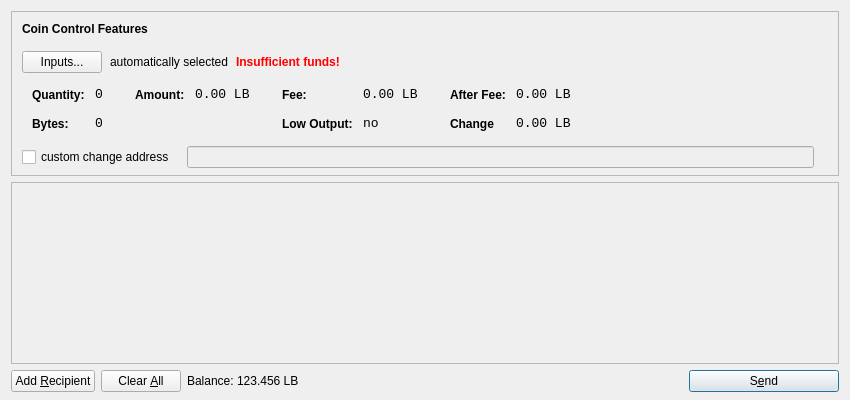
<?xml version="1.0" encoding="UTF-8"?>
<ui version="4.0">
 <class>SendCoinsDialog</class>
 <widget class="QDialog" name="SendCoinsDialog">
  <property name="geometry">
   <rect>
    <x>0</x>
    <y>0</y>
    <width>850</width>
    <height>400</height>
   </rect>
  </property>
  <property name="windowTitle">
   <string>Send Coins</string>
  </property>
  <layout class="QVBoxLayout" name="verticalLayout" stretch="0,1,0">
   <property name="bottomMargin">
    <number>8</number>
   </property>
   <item>
    <widget class="QFrame" name="frameCoinControl">
     <property name="sizePolicy">
      <sizepolicy hsizetype="Expanding" vsizetype="Expanding">
       <horstretch>0</horstretch>
       <verstretch>0</verstretch>
      </sizepolicy>
     </property>
     <property name="maximumSize">
      <size>
       <width>16777215</width>
       <height>16777215</height>
      </size>
     </property>
     <property name="frameShape">
      <enum>QFrame::StyledPanel</enum>
     </property>
     <property name="frameShadow">
      <enum>QFrame::Sunken</enum>
     </property>
     <layout class="QVBoxLayout" name="verticalLayoutCoinControl2">
      <property name="spacing">
       <number>-1</number>
      </property>
      <property name="leftMargin">
       <number>0</number>
      </property>
      <property name="topMargin">
       <number>0</number>
      </property>
      <property name="rightMargin">
       <number>0</number>
      </property>
      <property name="bottomMargin">
       <number>6</number>
      </property>
      <item>
       <layout class="QVBoxLayout" name="verticalLayoutCoinControl" stretch="0,0,0,0,1">
        <property name="spacing">
         <number>0</number>
        </property>
        <property name="leftMargin">
         <number>10</number>
        </property>
        <property name="topMargin">
         <number>10</number>
        </property>
        <item>
         <layout class="QHBoxLayout" name="horizontalLayoutCoinControl1">
          <property name="bottomMargin">
           <number>15</number>
          </property>
          <item>
           <widget class="QLabel" name="labelCoinControlFeatures">
            <property name="sizePolicy">
             <sizepolicy hsizetype="Preferred" vsizetype="Maximum">
              <horstretch>0</horstretch>
              <verstretch>0</verstretch>
             </sizepolicy>
            </property>
            <property name="font">
             <font>
              <weight>75</weight>
              <bold>true</bold>
             </font>
            </property>
            <property name="styleSheet">
             <string notr="true">font-weight:bold;</string>
            </property>
            <property name="text">
             <string>Coin Control Features</string>
            </property>
           </widget>
          </item>
         </layout>
        </item>
        <item>
         <layout class="QHBoxLayout" name="horizontalLayoutCoinControl2" stretch="0,0,0,0">
          <property name="spacing">
           <number>8</number>
          </property>
          <property name="bottomMargin">
           <number>10</number>
          </property>
          <item>
           <widget class="QPushButton" name="pushButtonCoinControl">
            <property name="styleSheet">
             <string notr="true"/>
            </property>
            <property name="text">
             <string>Inputs...</string>
            </property>
           </widget>
          </item>
          <item>
           <widget class="QLabel" name="labelCoinControlAutomaticallySelected">
            <property name="text">
             <string>automatically selected</string>
            </property>
            <property name="margin">
             <number>5</number>
            </property>
           </widget>
          </item>
          <item>
           <widget class="QLabel" name="labelCoinControlInsuffFunds">
            <property name="font">
             <font>
              <weight>75</weight>
              <bold>true</bold>
             </font>
            </property>
            <property name="styleSheet">
             <string notr="true">color:red;font-weight:bold;</string>
            </property>
            <property name="text">
             <string>Insufficient funds!</string>
            </property>
            <property name="margin">
             <number>5</number>
            </property>
           </widget>
          </item>
          <item>
           <spacer name="horizontalSpacerCoinControl">
            <property name="orientation">
             <enum>Qt::Horizontal</enum>
            </property>
            <property name="sizeHint" stdset="0">
             <size>
              <width>40</width>
              <height>1</height>
             </size>
            </property>
           </spacer>
          </item>
         </layout>
        </item>
        <item>
         <widget class="QWidget" name="widgetCoinControl" native="true">
          <property name="sizePolicy">
           <sizepolicy hsizetype="Preferred" vsizetype="Preferred">
            <horstretch>0</horstretch>
            <verstretch>0</verstretch>
           </sizepolicy>
          </property>
          <property name="minimumSize">
           <size>
            <width>0</width>
            <height>0</height>
           </size>
          </property>
          <property name="styleSheet">
           <string notr="true"/>
          </property>
          <layout class="QHBoxLayout" name="horizontalLayoutCoinControl5">
           <property name="margin">
            <number>0</number>
           </property>
           <item>
            <layout class="QHBoxLayout" name="horizontalLayoutCoinControl3" stretch="0,0,0,1">
             <property name="spacing">
              <number>20</number>
             </property>
             <property name="topMargin">
              <number>0</number>
             </property>
             <property name="bottomMargin">
              <number>10</number>
             </property>
             <item>
              <layout class="QFormLayout" name="formLayoutCoinControl1">
               <property name="horizontalSpacing">
                <number>10</number>
               </property>
               <property name="verticalSpacing">
                <number>14</number>
               </property>
               <property name="leftMargin">
                <number>10</number>
               </property>
               <property name="topMargin">
                <number>4</number>
               </property>
               <property name="rightMargin">
                <number>6</number>
               </property>
               <item row="0" column="0">
                <widget class="QLabel" name="labelCoinControlQuantityText">
                 <property name="styleSheet">
                  <string notr="true">font-weight:bold;</string>
                 </property>
                 <property name="text">
                  <string>Quantity:</string>
                 </property>
                 <property name="margin">
                  <number>0</number>
                 </property>
                </widget>
               </item>
               <item row="0" column="1">
                <widget class="QLabel" name="labelCoinControlQuantity">
                 <property name="font">
                  <font>
                   <family>Monospace</family>
                   <pointsize>10</pointsize>
                  </font>
                 </property>
                 <property name="cursor">
                  <cursorShape>IBeamCursor</cursorShape>
                 </property>
                 <property name="contextMenuPolicy">
                  <enum>Qt::ActionsContextMenu</enum>
                 </property>
                 <property name="text">
                  <string>0</string>
                 </property>
                 <property name="margin">
                  <number>0</number>
                 </property>
                 <property name="textInteractionFlags">
                  <set>Qt::LinksAccessibleByMouse|Qt::TextSelectableByKeyboard|Qt::TextSelectableByMouse</set>
                 </property>
                </widget>
               </item>
               <item row="1" column="0">
                <widget class="QLabel" name="labelCoinControlBytesText">
                 <property name="styleSheet">
                  <string notr="true">font-weight:bold;</string>
                 </property>
                 <property name="text">
                  <string>Bytes:</string>
                 </property>
                </widget>
               </item>
               <item row="1" column="1">
                <widget class="QLabel" name="labelCoinControlBytes">
                 <property name="font">
                  <font>
                   <family>Monospace</family>
                   <pointsize>10</pointsize>
                  </font>
                 </property>
                 <property name="cursor">
                  <cursorShape>IBeamCursor</cursorShape>
                 </property>
                 <property name="contextMenuPolicy">
                  <enum>Qt::ActionsContextMenu</enum>
                 </property>
                 <property name="text">
                  <string>0</string>
                 </property>
                 <property name="textInteractionFlags">
                  <set>Qt::LinksAccessibleByMouse|Qt::TextSelectableByKeyboard|Qt::TextSelectableByMouse</set>
                 </property>
                </widget>
               </item>
              </layout>
             </item>
             <item>
              <layout class="QFormLayout" name="formLayoutCoinControl2">
               <property name="horizontalSpacing">
                <number>10</number>
               </property>
               <property name="verticalSpacing">
                <number>14</number>
               </property>
               <property name="leftMargin">
                <number>6</number>
               </property>
               <property name="topMargin">
                <number>4</number>
               </property>
               <property name="rightMargin">
                <number>6</number>
               </property>
               <item row="0" column="0">
                <widget class="QLabel" name="labelCoinControlAmountText">
                 <property name="styleSheet">
                  <string notr="true">font-weight:bold;</string>
                 </property>
                 <property name="text">
                  <string>Amount:</string>
                 </property>
                 <property name="margin">
                  <number>0</number>
                 </property>
                </widget>
               </item>
               <item row="0" column="1">
                <widget class="QLabel" name="labelCoinControlAmount">
                 <property name="font">
                  <font>
                   <family>Monospace</family>
                   <pointsize>10</pointsize>
                  </font>
                 </property>
                 <property name="cursor">
                  <cursorShape>IBeamCursor</cursorShape>
                 </property>
                 <property name="contextMenuPolicy">
                  <enum>Qt::ActionsContextMenu</enum>
                 </property>
                 <property name="text">
                  <string notr="true">0.00 LB</string>
                 </property>
                 <property name="textInteractionFlags">
                  <set>Qt::LinksAccessibleByMouse|Qt::TextSelectableByKeyboard|Qt::TextSelectableByMouse</set>
                 </property>
                </widget>
               </item>
              </layout>
             </item>
             <item>
              <layout class="QFormLayout" name="formLayoutCoinControl3">
               <property name="horizontalSpacing">
                <number>10</number>
               </property>
               <property name="verticalSpacing">
                <number>14</number>
               </property>
               <property name="leftMargin">
                <number>6</number>
               </property>
               <property name="topMargin">
                <number>4</number>
               </property>
               <property name="rightMargin">
                <number>6</number>
               </property>
               <item row="0" column="0">
                <widget class="QLabel" name="labelCoinControlFeeText">
                 <property name="styleSheet">
                  <string notr="true">font-weight:bold;</string>
                 </property>
                 <property name="text">
                  <string>Fee:</string>
                 </property>
                 <property name="margin">
                  <number>0</number>
                 </property>
                </widget>
               </item>
               <item row="0" column="1">
                <widget class="QLabel" name="labelCoinControlFee">
                 <property name="font">
                  <font>
                   <family>Monospace</family>
                   <pointsize>10</pointsize>
                  </font>
                 </property>
                 <property name="cursor">
                  <cursorShape>IBeamCursor</cursorShape>
                 </property>
                 <property name="contextMenuPolicy">
                  <enum>Qt::ActionsContextMenu</enum>
                 </property>
                 <property name="text">
                  <string notr="true">0.00 LB</string>
                 </property>
                 <property name="textInteractionFlags">
                  <set>Qt::LinksAccessibleByMouse|Qt::TextSelectableByKeyboard|Qt::TextSelectableByMouse</set>
                 </property>
                </widget>
               </item>
               <item row="1" column="0">
                <widget class="QLabel" name="labelCoinControlLowOutputText">
                 <property name="styleSheet">
                  <string notr="true">font-weight:bold;</string>
                 </property>
                 <property name="text">
                  <string>Low Output:</string>
                 </property>
                </widget>
               </item>
               <item row="1" column="1">
                <widget class="QLabel" name="labelCoinControlLowOutput">
                 <property name="font">
                  <font>
                   <family>Monospace</family>
                   <pointsize>10</pointsize>
                  </font>
                 </property>
                 <property name="cursor">
                  <cursorShape>IBeamCursor</cursorShape>
                 </property>
                 <property name="contextMenuPolicy">
                  <enum>Qt::ActionsContextMenu</enum>
                 </property>
                 <property name="text">
                  <string>no</string>
                 </property>
                 <property name="textInteractionFlags">
                  <set>Qt::LinksAccessibleByMouse|Qt::TextSelectableByKeyboard|Qt::TextSelectableByMouse</set>
                 </property>
                </widget>
               </item>
              </layout>
             </item>
             <item>
              <layout class="QFormLayout" name="formLayoutCoinControl4">
               <property name="horizontalSpacing">
                <number>10</number>
               </property>
               <property name="verticalSpacing">
                <number>14</number>
               </property>
               <property name="leftMargin">
                <number>6</number>
               </property>
               <property name="topMargin">
                <number>4</number>
               </property>
               <property name="rightMargin">
                <number>6</number>
               </property>
               <item row="0" column="0">
                <widget class="QLabel" name="labelCoinControlAfterFeeText">
                 <property name="styleSheet">
                  <string notr="true">font-weight:bold;</string>
                 </property>
                 <property name="text">
                  <string>After Fee:</string>
                 </property>
                 <property name="margin">
                  <number>0</number>
                 </property>
                </widget>
               </item>
               <item row="0" column="1">
                <widget class="QLabel" name="labelCoinControlAfterFee">
                 <property name="font">
                  <font>
                   <family>Monospace</family>
                   <pointsize>10</pointsize>
                  </font>
                 </property>
                 <property name="cursor">
                  <cursorShape>IBeamCursor</cursorShape>
                 </property>
                 <property name="contextMenuPolicy">
                  <enum>Qt::ActionsContextMenu</enum>
                 </property>
                 <property name="text">
                  <string notr="true">0.00 LB</string>
                 </property>
                 <property name="textInteractionFlags">
                  <set>Qt::LinksAccessibleByMouse|Qt::TextSelectableByKeyboard|Qt::TextSelectableByMouse</set>
                 </property>
                </widget>
               </item>
               <item row="1" column="0">
                <widget class="QLabel" name="labelCoinControlChangeText">
                 <property name="styleSheet">
                  <string notr="true">font-weight:bold;</string>
                 </property>
                 <property name="text">
                  <string>Change</string>
                 </property>
                </widget>
               </item>
               <item row="1" column="1">
                <widget class="QLabel" name="labelCoinControlChange">
                 <property name="font">
                  <font>
                   <family>Monospace</family>
                   <pointsize>10</pointsize>
                  </font>
                 </property>
                 <property name="cursor">
                  <cursorShape>IBeamCursor</cursorShape>
                 </property>
                 <property name="contextMenuPolicy">
                  <enum>Qt::ActionsContextMenu</enum>
                 </property>
                 <property name="text">
                  <string notr="true">0.00 LB</string>
                 </property>
                 <property name="textInteractionFlags">
                  <set>Qt::LinksAccessibleByMouse|Qt::TextSelectableByKeyboard|Qt::TextSelectableByMouse</set>
                 </property>
                </widget>
               </item>
              </layout>
             </item>
            </layout>
           </item>
          </layout>
         </widget>
        </item>
        <item>
         <layout class="QHBoxLayout" name="horizontalLayoutCoinControl4" stretch="0,0,0">
          <property name="spacing">
           <number>12</number>
          </property>
          <property name="sizeConstraint">
           <enum>QLayout::SetDefaultConstraint</enum>
          </property>
          <property name="topMargin">
           <number>5</number>
          </property>
          <property name="rightMargin">
           <number>5</number>
          </property>
          <item>
           <widget class="QCheckBox" name="checkBoxCoinControlChange">
            <property name="text">
             <string>custom change address</string>
            </property>
           </widget>
          </item>
          <item>
           <widget class="QLineEdit" name="lineEditCoinControlChange">
            <property name="enabled">
             <bool>false</bool>
            </property>
            <property name="sizePolicy">
             <sizepolicy hsizetype="Expanding" vsizetype="Fixed">
              <horstretch>0</horstretch>
              <verstretch>0</verstretch>
             </sizepolicy>
            </property>
           </widget>
          </item>
          <item>
           <widget class="QLabel" name="labelCoinControlChangeLabel">
            <property name="sizePolicy">
             <sizepolicy hsizetype="Preferred" vsizetype="Expanding">
              <horstretch>0</horstretch>
              <verstretch>0</verstretch>
             </sizepolicy>
            </property>
            <property name="minimumSize">
             <size>
              <width>0</width>
              <height>0</height>
             </size>
            </property>
            <property name="text">
             <string/>
            </property>
            <property name="margin">
             <number>3</number>
            </property>
           </widget>
          </item>
         </layout>
        </item>
        <item>
         <spacer name="verticalSpacerCoinControl">
          <property name="orientation">
           <enum>Qt::Vertical</enum>
          </property>
          <property name="sizeHint" stdset="0">
           <size>
            <width>800</width>
            <height>1</height>
           </size>
          </property>
         </spacer>
        </item>
       </layout>
      </item>
     </layout>
    </widget>
   </item>
   <item>
    <widget class="QScrollArea" name="scrollArea">
     <property name="widgetResizable">
      <bool>true</bool>
     </property>
     <widget class="QWidget" name="scrollAreaWidgetContents">
      <property name="geometry">
       <rect>
        <x>0</x>
        <y>0</y>
        <width>830</width>
        <height>165</height>
       </rect>
      </property>
      <layout class="QVBoxLayout" name="verticalLayout_2">
       <property name="margin">
        <number>0</number>
       </property>
       <item>
        <layout class="QVBoxLayout" name="entries">
         <property name="spacing">
          <number>6</number>
         </property>
        </layout>
       </item>
       <item>
        <spacer name="verticalSpacer">
         <property name="orientation">
          <enum>Qt::Vertical</enum>
         </property>
         <property name="sizeHint" stdset="0">
          <size>
           <width>20</width>
           <height>40</height>
          </size>
         </property>
        </spacer>
       </item>
      </layout>
     </widget>
    </widget>
   </item>
   <item>
    <layout class="QHBoxLayout" name="horizontalLayout">
     <item>
      <widget class="QPushButton" name="addButton">
       <property name="toolTip">
        <string>Send to multiple recipients at once</string>
       </property>
       <property name="text">
        <string>Add &amp;Recipient</string>
       </property>
       <property name="autoDefault">
        <bool>false</bool>
       </property>
      </widget>
     </item>
     <item>
      <widget class="QPushButton" name="clearButton">
       <property name="sizePolicy">
        <sizepolicy hsizetype="Minimum" vsizetype="Fixed">
         <horstretch>0</horstretch>
         <verstretch>0</verstretch>
        </sizepolicy>
       </property>
       <property name="toolTip">
        <string>Remove all transaction fields</string>
       </property>
       <property name="text">
        <string>Clear &amp;All</string>
       </property>
       <property name="autoRepeatDelay">
        <number>300</number>
       </property>
       <property name="autoDefault">
        <bool>false</bool>
       </property>
      </widget>
     </item>
     <item>
      <layout class="QHBoxLayout" name="horizontalLayout_2">
       <property name="spacing">
        <number>3</number>
       </property>
       <item>
        <widget class="QLabel" name="label">
         <property name="sizePolicy">
          <sizepolicy hsizetype="Preferred" vsizetype="Fixed">
           <horstretch>0</horstretch>
           <verstretch>0</verstretch>
          </sizepolicy>
         </property>
         <property name="text">
          <string>Balance:</string>
         </property>
        </widget>
       </item>
       <item>
        <widget class="QLabel" name="labelBalance">
         <property name="sizePolicy">
          <sizepolicy hsizetype="Preferred" vsizetype="Fixed">
           <horstretch>0</horstretch>
           <verstretch>0</verstretch>
          </sizepolicy>
         </property>
         <property name="cursor">
          <cursorShape>IBeamCursor</cursorShape>
         </property>
         <property name="text">
          <string notr="true">123.456 LB</string>
         </property>
         <property name="textInteractionFlags">
          <set>Qt::LinksAccessibleByMouse|Qt::TextSelectableByKeyboard|Qt::TextSelectableByMouse</set>
         </property>
        </widget>
       </item>
      </layout>
     </item>
     <item>
      <spacer name="horizontalSpacer">
       <property name="orientation">
        <enum>Qt::Horizontal</enum>
       </property>
       <property name="sizeHint" stdset="0">
        <size>
         <width>40</width>
         <height>20</height>
        </size>
       </property>
      </spacer>
     </item>
     <item>
      <widget class="QPushButton" name="sendButton">
       <property name="minimumSize">
        <size>
         <width>150</width>
         <height>0</height>
        </size>
       </property>
       <property name="toolTip">
        <string>Confirm the send action</string>
       </property>
       <property name="text">
        <string>S&amp;end</string>
       </property>
       <property name="icon">
        <iconset resource="../bitcoin.qrc">
         <normaloff>:/icons/send</normaloff>:/icons/send</iconset>
       </property>
       <property name="default">
        <bool>true</bool>
       </property>
      </widget>
     </item>
    </layout>
   </item>
  </layout>
 </widget>
 <resources>
  <include location="../bitcoin.qrc"/>
 </resources>
 <connections/>
</ui>
